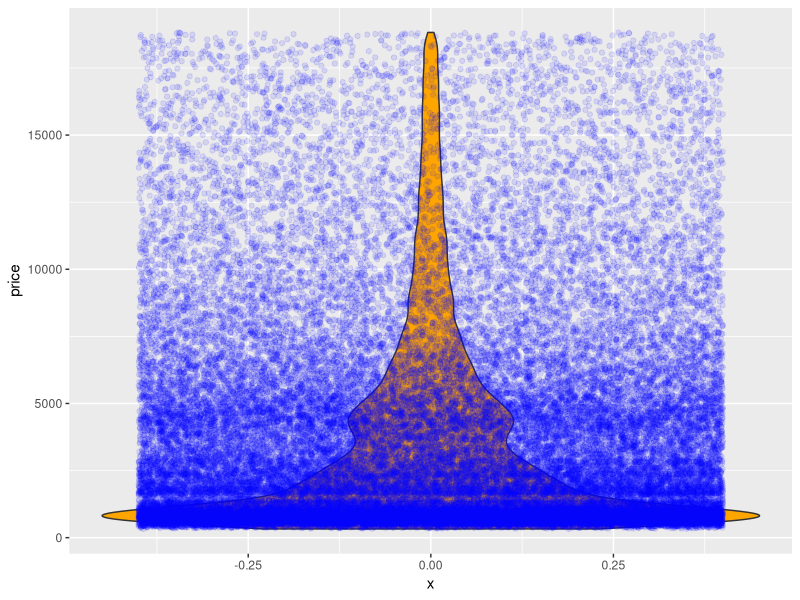
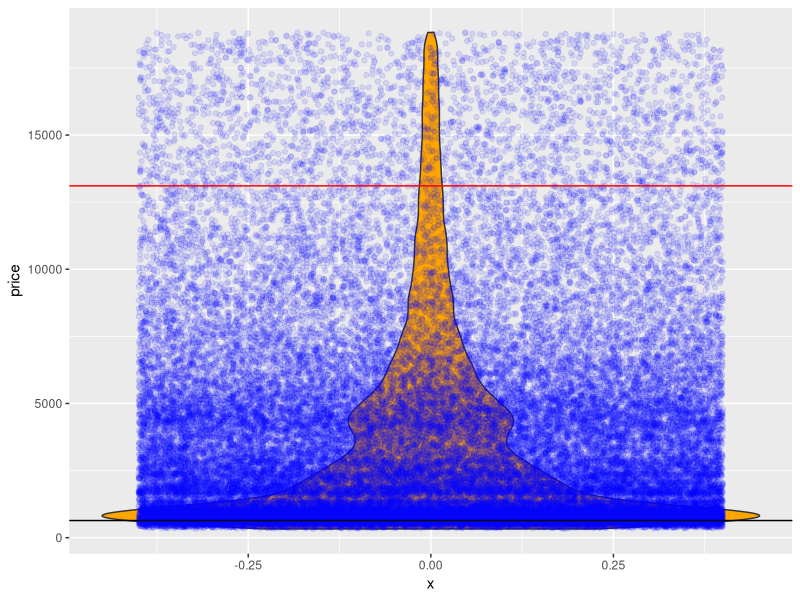
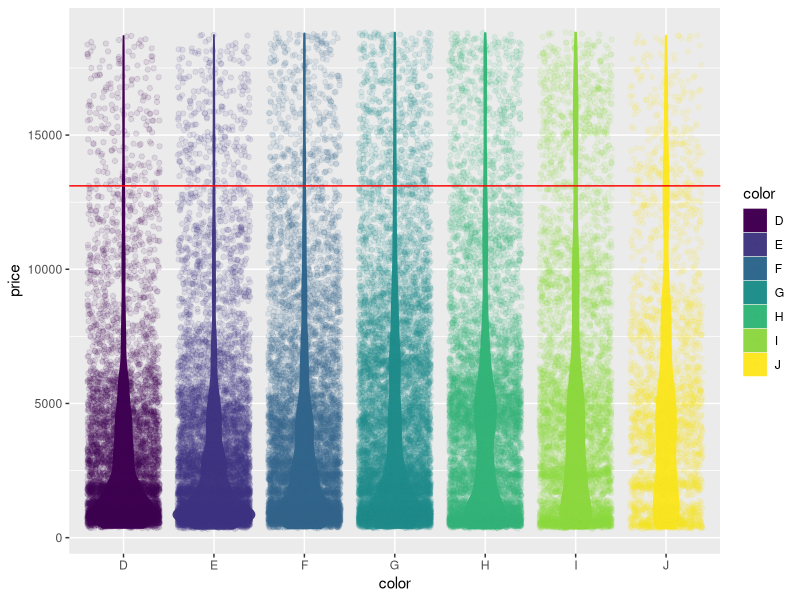
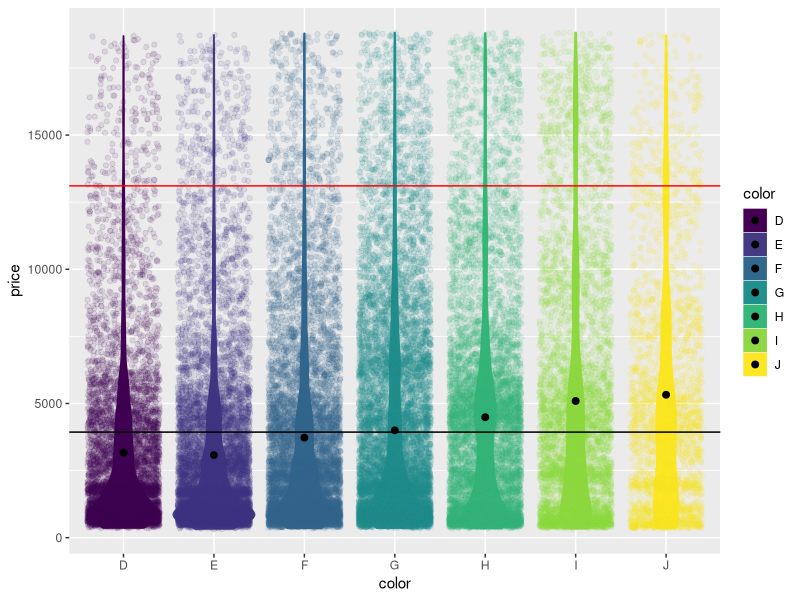

These charts were generated, in order, by the following R code:
## ---- chunk 1
knitr::opts_chunk$set(cache = TRUE)
## ---- chunk 2
library(ggplot2)
data(diamonds)
## ---- chunk 3
ggplot(data=diamonds, aes(x=0, y=price)) + geom_violin(fill="orange") +  geom_point(position="jitter", color="blue", alpha=0.1)
## ---- chunk 4
set.seed(1)
S1 <- sample(diamonds$price,size=1)
S1
## ---- chunk 5
ggplot(data=diamonds, aes(x=0, y=price)) + geom_violin(fill="orange") +  geom_point(position="jitter", color="blue", alpha=0.1) + geom_hline(yintercept=quantile(diamonds$price, probs=0.95), color="red") + geom_hline(yintercept=S1, color="black")
## ---- chunk 6
set.seed(2)
sample(subset(diamonds, color=="D")$price, size=1)
## ---- chunk 7
ggplot(data=diamonds, aes(x=color, y=price, color=color, fill=color)) + geom_violin() +  geom_point(position="jitter", alpha=0.1) + geom_hline(yintercept=quantile(diamonds$price, probs=0.95), color="red")
## ---- chunk 8
ggplot(data=diamonds, aes(x=color, y=price, color=color, fill=color)) + geom_violin() +  geom_point(position="jitter", alpha=0.1) + geom_hline(yintercept=quantile(diamonds$price, probs=0.95), color="red") + stat_summary(fun.y=mean, geom="point", size=2, color="black") + geom_hline(yintercept=mean(diamonds$price))
## ---- chunk 9
Jdiamonds <- subset(diamonds,color=="J")
redline <- quantile(diamonds$price, prob=0.95)
sum(Jdiamonds$price>redline)/length(Jdiamonds$price)
